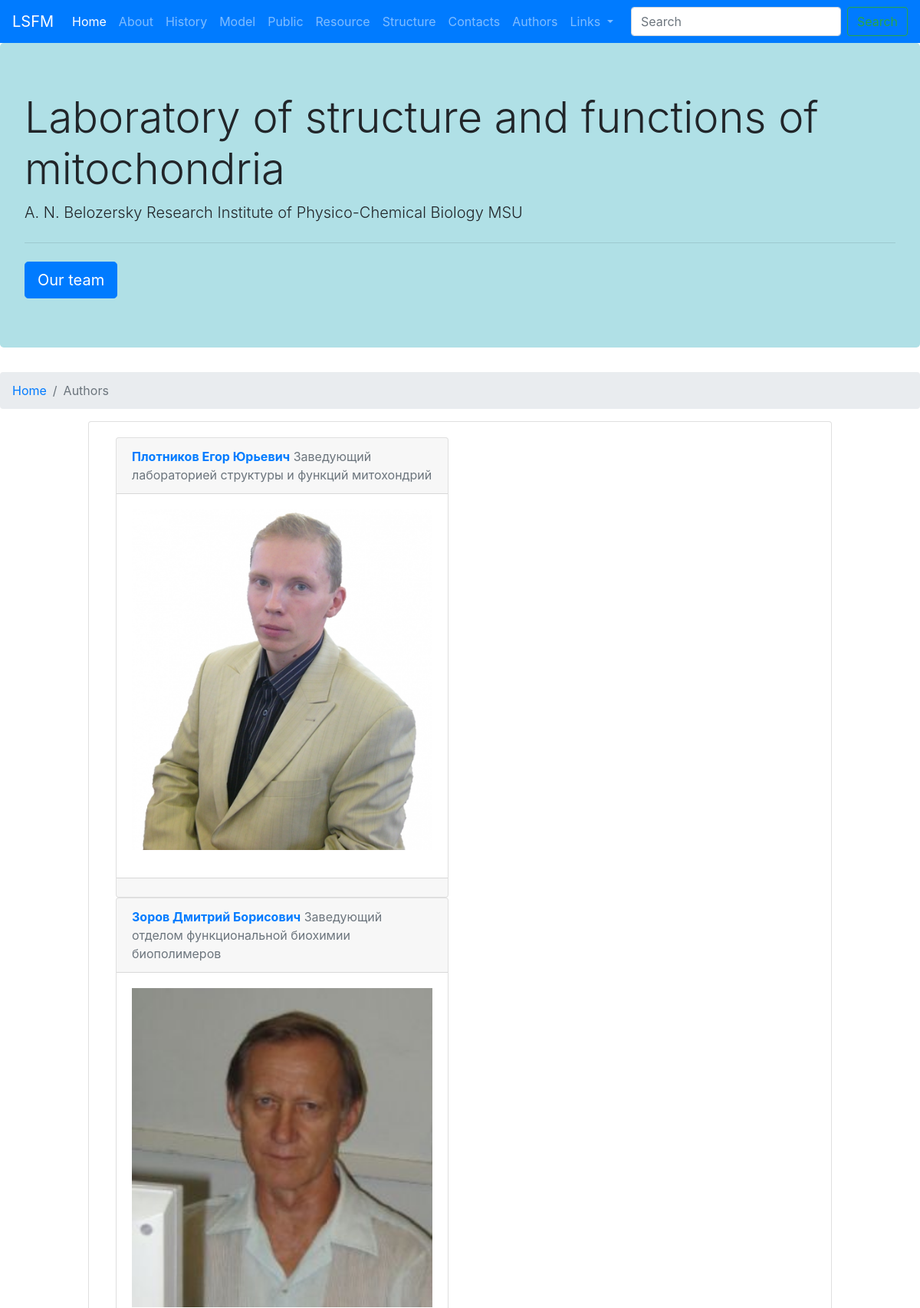
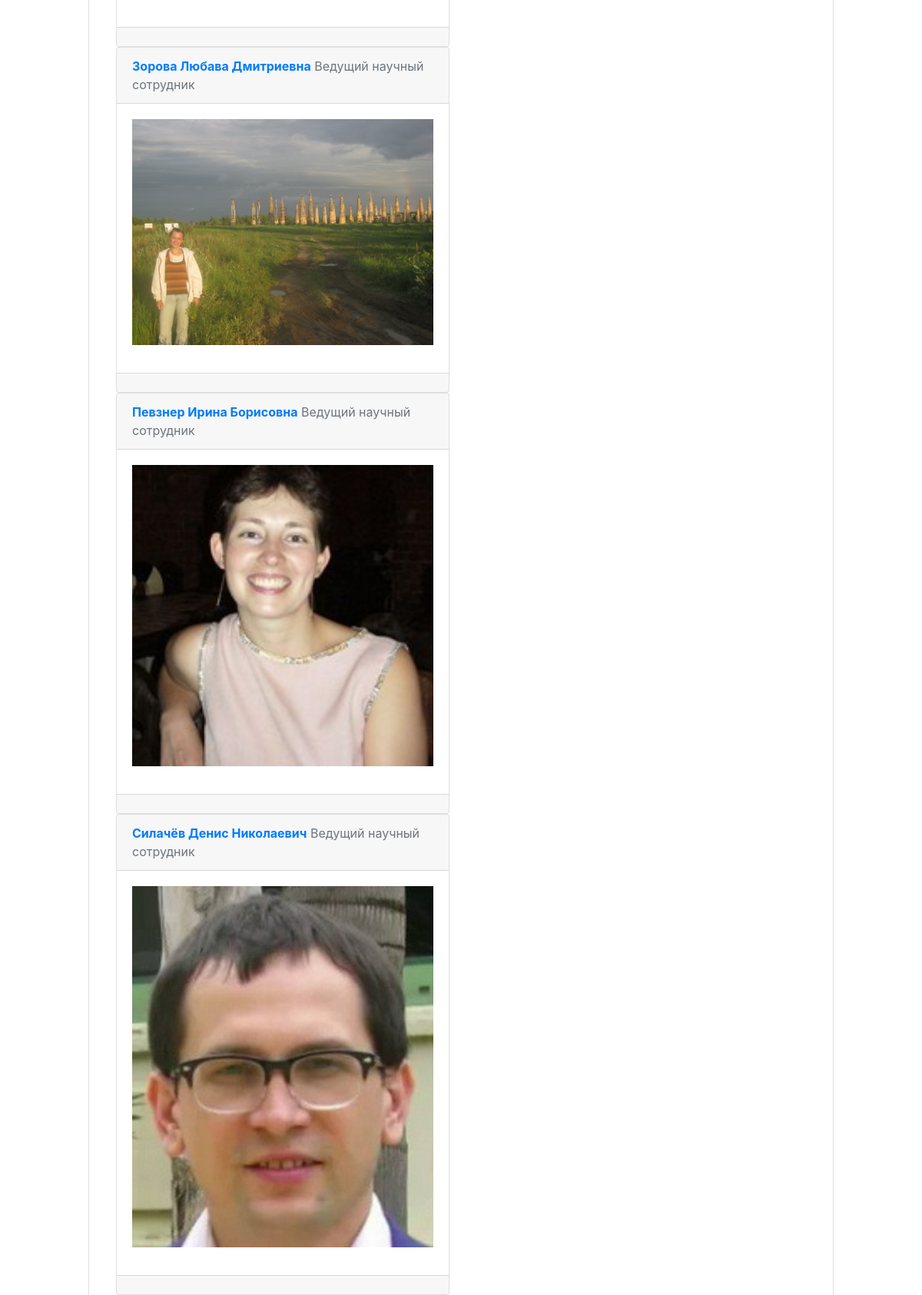
Screenshot of /structure/authors/ (upper part) with the database file from the repository (2 pictures, top to bottom).
### posts/models.py (models this page shows, shortened)
class Author(models.Model):
    name = models.CharField("ФИО", max_length=256)
    image = models.ImageField("Изображение", upload_to="authors/")
    position = models.CharField("Должность", max_length=256)
    description = models.CharField("Описание", max_length=512, blank=True)
    slug = models.SlugField("Аббривеатура", max_length=20, unique=True)
    istina_author_ref = models.CharField("Ссылка на сотрудника", max_length=160, unique=True)
    class Meta:
        verbose_name = "Автор"
        verbose_name_plural = "Авторы"

### posts/views.py (the view)
# urls.py: path('structure/authors/', views.AuthorsListView.as_view(), name = 'authors_list'),
class AuthorsListView(ListView):
    model = Author
    template_name = 'authors.html'
    context_object_name = 'authors_list'

### templates/authors.html (shortened to what this page needs)
{% extends 'base.html' %}
{% block breadcrumb %}
<li class="breadcrumb-item"><a href="{% url 'home' %}">Home</a></li>
<li class="breadcrumb-item active" aria-current="page">Authors</li>
{% endblock breadcrumb %}
{% block content %}
    {% for author in authors_list %}
    <div class="container-fluid">
        <div class="row">
            <div class="col-sm-6">
                <div class="card">
                    <div class="card-header">
                        <span class="font-weight-bold"><a href="{% url 'author_detail' author.slug %}">{{author.name}}</a></span>
                        <span class="text-muted">{{author.position}}</span>
                    </div>
                    <div class="card-body">
                        <p>
                            <img src="{{ author.image.url }}" class="img-fluid" alt="" width="400" height="400">
                        </p>
                    </div>
                    <div class="card-footer">
                    </div>
                </div>
            </div>
            <div class="col-sm-6">
            </div>
        </div>
    </div>
    {% endfor %}
{% endblock content %}

### rows the page displays
Author: name "Плотников Егор Юрьевич", position "Заведующий лабораторией структуры и функций митохондрий", image (picture)
Author: name "Зоров Дмитрий Борисович", position "Заведующий отделом функциональной биохимии биополимеров", image (picture)
Author: name "Зорова Любава Дмитриевна", position "Ведущий научный сотрудник", image (picture)
Author: name "Певзнер Ирина Борисовна", position "Ведущий научный сотрудник", image (picture)
Author: name "Силачёв Денис Николаевич", position "Ведущий научный сотрудник", image (picture)
